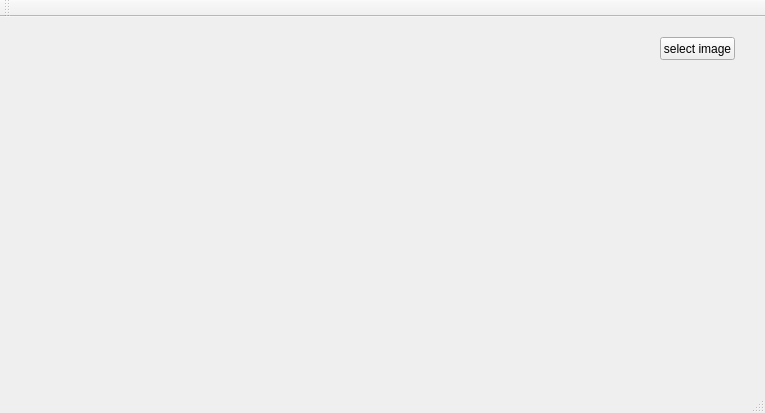
<?xml version="1.0" encoding="UTF-8"?>
<ui version="4.0">
 <class>MainWindow</class>
 <widget class="QMainWindow" name="MainWindow">
  <property name="geometry">
   <rect>
    <x>0</x>
    <y>0</y>
    <width>765</width>
    <height>413</height>
   </rect>
  </property>
  <property name="windowTitle">
   <string>MainWindow</string>
  </property>
  <widget class="QWidget" name="centralWidget">
   <widget class="QPushButton" name="pushButton">
    <property name="geometry">
     <rect>
      <x>660</x>
      <y>20</y>
      <width>75</width>
      <height>23</height>
     </rect>
    </property>
    <property name="text">
     <string>select image</string>
    </property>
   </widget>
   <widget class="QLabel" name="label">
    <property name="geometry">
     <rect>
      <x>20</x>
      <y>20</y>
      <width>306</width>
      <height>408</height>
     </rect>
    </property>
    <property name="text">
     <string/>
    </property>
   </widget>
  </widget>
  <widget class="QMenuBar" name="menuBar">
   <property name="geometry">
    <rect>
     <x>0</x>
     <y>0</y>
     <width>765</width>
     <height>21</height>
    </rect>
   </property>
  </widget>
  <widget class="QToolBar" name="mainToolBar">
   <attribute name="toolBarArea">
    <enum>TopToolBarArea</enum>
   </attribute>
   <attribute name="toolBarBreak">
    <bool>false</bool>
   </attribute>
  </widget>
  <widget class="QStatusBar" name="statusBar"/>
 </widget>
 <layoutdefault spacing="6" margin="11"/>
 <resources/>
 <connections/>
</ui>
